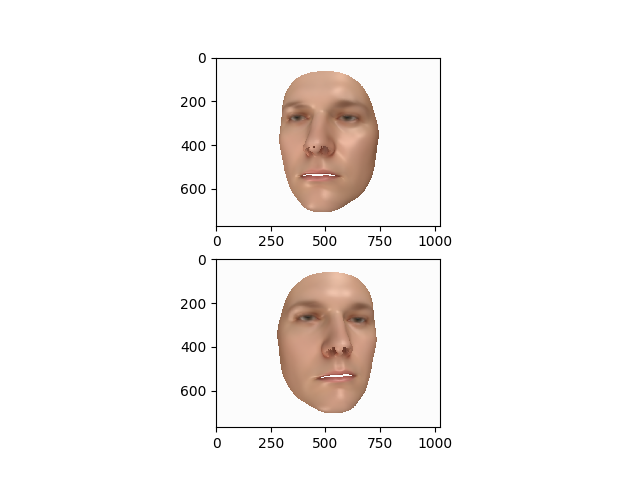

Reproduce this figure in Python.
import numpy as np
import matplotlib.pyplot as plt
from data_def import Mesh
from utils import load_data, mesh_to_png, reconstruct_face
from pdb import set_trace

# - Section 3, Equation 2: [\hat{x}, \hat{y}, \hat{z}, \hat{d}] are homogeneous coordinates obtained after projection. You can remove homogeneous coordinate by dividing by \hat{d} and get u, v and depth respectively. You can check SfM lecture for more details about camera projections.
# - To convert homogeneous coordinate back to obtain u,v coordinates you just need to divide by a homogeneous coordinate, no division by depth is required.
# - Section 3: Your camera origin is at (0, 0, 0), camera view direction is (0, 0, -1). Consequently, 3D model is initially behind the camera, therefore remember to shift an object using z translation from section 4.
# - For projection matrix you can set principal point to be in the center of an image {W/2, H/2} and fovy to be 0.5.

def rotation_matrix_y(y_deg):
    """Get the Y rotation matrix (https://bit.ly/2PQ8glW) for a given rotation angle (in degrees).
       Assuming object translation to be 0.
    """
    y_rad = y_deg / 180 * np.pi 
    R = np.eye(4)
    R[0, 0] =  np.cos(y_rad)
    R[0, 2] =  np.sin(y_rad)
    R[2, 0] = -np.sin(y_rad)
    R[2, 2] =  np.cos(y_rad)
    return R


def viewport_matrix(l=-1, r=1, t=1, b=-1):
    """
    viewport matrix: http://glasnost.itcarlow.ie/~powerk/GeneralGraphicsNotes/projection/viewport_transformation.html
    @param l: left
    @param r: right
    @param t: top
    @param b: bottom
    """
    V = np.eye(4)
    w = r - l
    h = t - b
    V[0, 0] = .5 * w
    V[1, 1] = .5 * h
    V[2, 2] = .5
    V[3, 0] = .5 * (r + l)
    V[3, 1] = .5 * (t + b)
    V[3, 2] = .5
    return V

def perspective_matrix(t, b, l, r, n, f):
    """
    perspective projection matrix: https://bit.ly/300gYmf
    @param t: top
    @param b: bottom
    @param l: left
    @param r: right
    @param n: near
    @param f: far
    """
    P = np.zeros((4, 4))
    w = r - l
    h = t - b
    P[0, 0] = 2 * n / w
    P[1, 1] = 2 * n / h
    P[2, 0] = (r + l) / w
    P[2, 1] = (t + b) / h
    P[2, 2] = -(f + n) / (f - n)
    P[2, 3] = -1
    P[3, 2] = 2 * f * n / (f - n)
    return P

def project_points(S, z, near):
    """inspiration: https://github.com/d4vidbiertmpl/Computer-Vision-2/blob/master/Assignment_3/solution.ipynb"""
    translation = (0, 0, z)
    R[3, 0:3] = translation
    P = perspective_matrix(1, -1, 1, -1, near, 100)
    p = P @ R @ S
    # make it homogeneous
    # TODO: H and W from the viewport matrix are not estimated from the point cloud. They are input image height and width.
    V = viewport_matrix()
    p = p / p[3, :]
    p = V @ p
    p = p[:2, :]
    return p.T


(texture, identity, expression, triangles) = load_data()
# G = reconstruct_face(identity, expression)
alpha = np.random.uniform(-1.0, 1.0)
delta = np.random.uniform(-1.0, 1.0)
G = reconstruct_face(identity, expression, alpha, delta)
(num_points, _) = G.shape
S = np.vstack((G.T, np.ones(num_points)))

fig = plt.figure()
# Rotate an object 10° and -10° around Oy and visualize result.
for i, angle in enumerate([-10, 10]):
    R = rotation_matrix_y(angle)
    G_ = (R @ S)[:3].T
    mesh = Mesh(G_, texture.mean, triangles)
    img = mesh_to_png(mesh)
    plt.subplot(2, 1, i+1)
    plt.imshow(img)
plt.savefig('pinhole_camera.png')

# vertex indexes annotation are available in the provided file
with open('Landmarks68_model2017-1_face12_nomouth.anl', 'r') as f:
    lines = f.read().splitlines()
vertex_idxs = list(map(int, lines))

# visualize facial landmark points on the 2D image plane using Eq. 2
fig = plt.figure()
plt.imshow(img)
points_ = project_points(G_, z=-200, near=1)
for i, pair in enumerate(points_):
    plt.annotate(str(i), pair)
plt.show()
